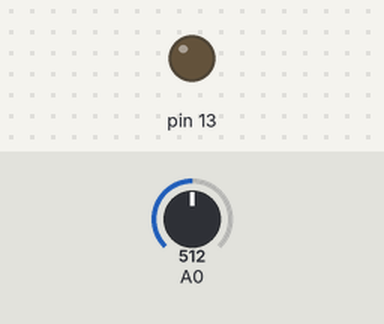
The sketch below on a simulated Arduino Uno, built with avr-gcc and run on an emulated ATmega328P. Shown: output pins drawn as LEDs (lit = HIGH). The inputs (shaded band) are chosen by the test bench; at power-on: A0 = 512.

Above: at 1.2 s.
1.3 s: A0 set to 532
At 1.7 s:
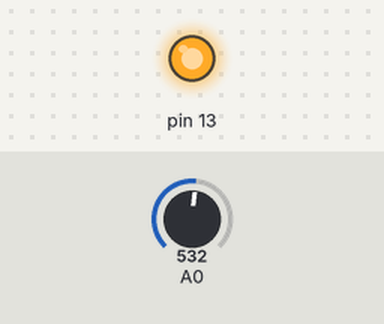
2.8 s: A0 set to 511
At 4.0 s:
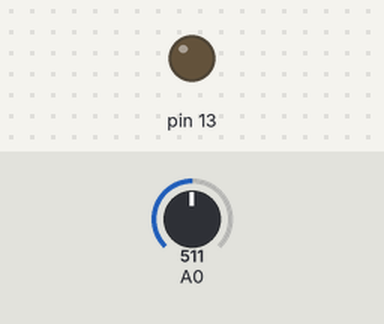
4.3 s: A0 set to 716
At 5.2 s:
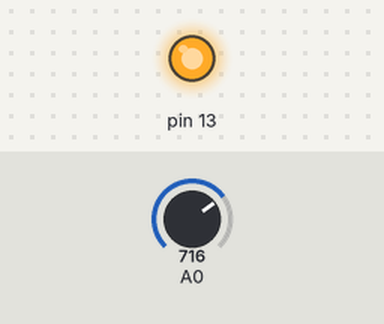
Timing chart, 0 to 7.3 s (numbered marks = the images above; inputs shaded):
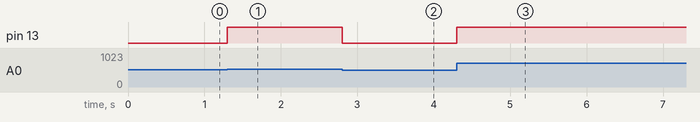

The sketch:

17-LDR_Control_LED_Brightness.ino
```cpp
int ldr;
int bri;
void setup() {
  // put your setup code here, to run once:
  pinMode(A0, INPUT);
  pinMode(13, OUTPUT);
}

void loop() {
  // put your main code here, to run repeatedly:
  ldr = analogRead(A0);
  bri = map(ldr, 0, 1023, 0, 255);

  analogWrite(13, bri);
}
```

Measured:
- the behaviour switches between 513 and 514 on A0 (found by bisection; images 0 and 1)
- after the input at 1.3 s, pin 13: LOW → HIGH at once
- after the input at 2.8 s, pin 13: HIGH → LOW at once
- after the input at 4.3 s, pin 13: LOW → HIGH at once
